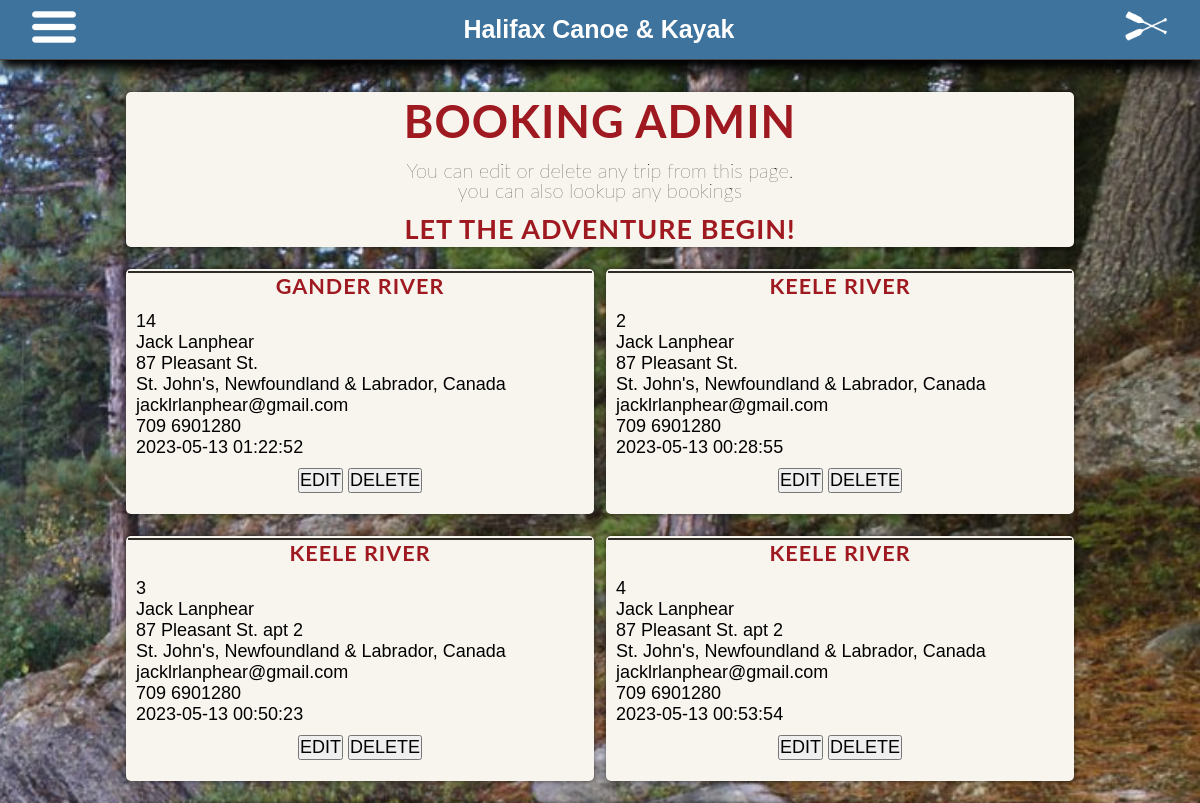
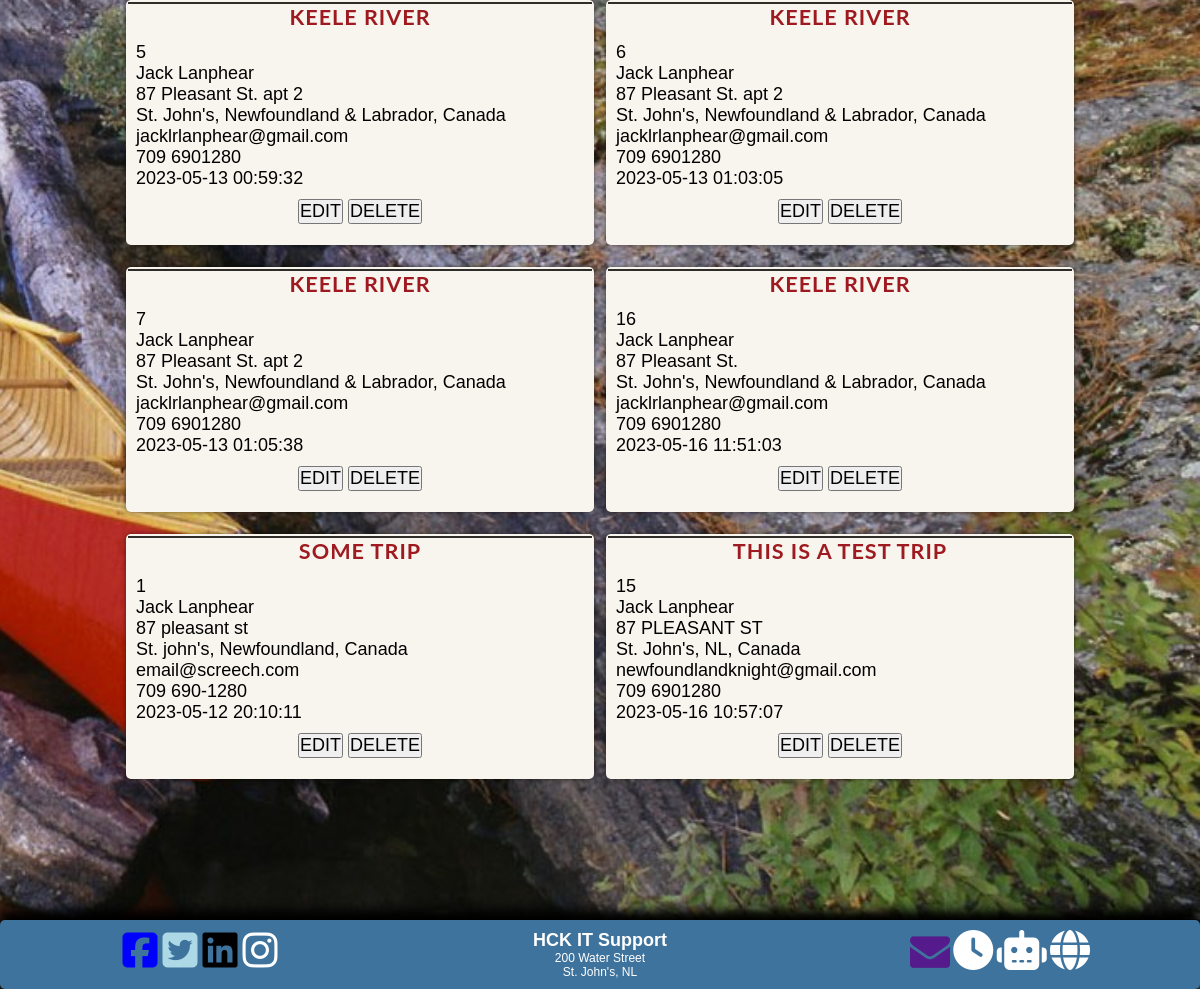
Screenshot of /admin_booking.php (signed in) with the database file from the repository (2 pictures, top to bottom).
### tables this page shows
CREATE TABLE `bookings` (
  `id` int(11) NOT NULL,
  `first` varchar(55) NOT NULL,
  `middle` varchar(55) NOT NULL,
  `last` varchar(55) NOT NULL,
  `suffix` varchar(55) NOT NULL,
  `addr_line1` varchar(200) NOT NULL,
  `addr_line2` varchar(200) NOT NULL,
  `city` varchar(200) NOT NULL,
  `state` varchar(200) NOT NULL,
  `postal` varchar(12) NOT NULL,
  `country` varchar(222) NOT NULL,
  `email` varchar(100) NOT NULL,
  `area` varchar(10) NOT NULL,
  `phone` varchar(20) NOT NULL,
  `tripId` int(11) NOT NULL,
  `tripName` varchar(222) NOT NULL,
  `created` timestamp NOT NULL DEFAULT current_timestamp()
);

### admin_booking.php (the view, shortened to what this page needs)
<?php require 'header.php';
require_once "./db/config.php";
?>
<!DOCTYPE html>
<html lang="en">
<head>
    <link href="./css/styles.css" rel="stylesheet" type="text/css" />
    <link href="./css/styles_trip.css" rel="stylesheet" type="text/css" />
</head>
<body class="main">
<?php require 'menu-bar.php';?>
<div  class='form_100 flex-c '>
<div id='tile_top' class='tile_top'>
    <div id='tliez' class='tilez '>
        <div class='post-content'>
            <h1>BOOKING ADMIN</h1>
            <p>You can edit or delete any trip from this page.<br>you can also lookup any bookings
            </p>
            <h2>Let the adventure begin!</h2>
        </div>
    </div>
</div>
<?php
 $raw_results = mysqli_query($link,"SELECT `id`, `first`, `middle`, `last`, `suffix`, `addr_line1`, `addr_line2`, `city`, `state`, `postal`, `country`, `email`, `area`, `phone`, `tripId`, `tripName`, `created` FROM `bookings` WHERE 1 ORDER BY `tripName` ASC");
if(mysqli_num_rows($raw_results) > 0){
    while($results = mysqli_fetch_array($raw_results)){
$tripName = $results['tripName'];
$id =$results['id'];
$first = $results['first'];
$last = $results['last'];
$addr_line1 = $results['addr_line1'];
$addr_line2 = $results['addr_line2'];
$city = $results['city'];
$state = $results['state'];
$created = $results['created'];
$country = $results['country'];
$email = $results['email'];
$area = $results['area'];
$phone = $results['phone'];
echo"
<div id='tile' class='tile'>
    <div id='tliez' class='tilez '>
        <div class='post-content'>
                    <div class='trip-thumb'>
                      <h1>  {$tripName}</h1>
                    </div>
                <div class='trip-block-info' style='text-align:left; padding: 10px;' >
                    <div>  {$id} </div>
                    <div>{$first}  {$last}  </div>
                    <div>{$addr_line1} {$addr_line2}<br>{$city}, {$state}, {$country}   </div>
                    <div>{$email} </div>
                    <div>{$area} {$phone}   </div>
                    <div>{$created} </div>
                </div>
                    <div class='cna-link'><input type='submit' value='EDIT' onclick='alert(\"not yet implemented\");'>   <input type='submit' value='DELETE' onclick='lt(\"{$last}\" , \"{$id}\");'></div>
                    <div class='cna-link'><br>   </div>
        </div>
    </div>
</div>
";
}
}
else{
    echo "No results";
}
?>
</div>
    <?php
   require 'footer.php';
    ?>
</body>
</html>

### css/styles.css (style rules this page uses)
* { padding: 0; margin: 0; font-family: sans-serif; font-size: 18px; box-sizing: border-box; }
body { background-color: #404040; min-height: 400px; margin-bottom: 200px; clear: both; }
div { border-radius: 5px; padding: 0px; }
.form_100 { margin: auto; max-width: 650px; width:80%; min-height: 800px; height:96%; }

### css/styles_trip.css (style rules this page uses)
.flex-c { display: flex; flex-wrap: wrap; min-width: 340px; margin: auto; max-width:1200px; }
.post-content { background-color: #F8F5EE; box-shadow: 0px 0px 5px rgba(0,0,0,0.5); float: right; width: 100%; -webkit-border-radius: 5px; -moz-border-radius: 5px; border-radius: 5px; }
.tilez { padding: 2px; }
.tile_top { margin: 0 auto; text-align: center; height:100%; min-width: 340px; margin: 10px 4px; padding: 0px; flex: 99.0%; border-radius: 15px; }
.tile_top h1 { color: #9f1a20; font-size: 2.5em; font-family: 'Lato', sans-serif; font-weight: 700; letter-spacing: 1px; text-align: center; text-transform: uppercase; margin: 2px 2px; }
.tile_top h2 { color: #9f1a20; font-size: 1.5em; font-family: 'Lato', sans-serif; font-weight: 700; letter-spacing: 1px; text-align: center; text-transform: uppercase; margin: 2px 2px; }
.tile_top p { font-size: 20px; font-weight: 200; line-height: 1em; padding: 10px 5% 10px 5%; margin: 2px 16px; text-align: center; font-family: 'Lato', sans-serif; border-radius: 15px; }
.tile { margin: 0 auto; text-align: center; height:100%; min-width: 340px; margin: 10px 4px; padding: 0px; flex: 24.0%; border-radius: 15px; }
.tile h1 { color: #9f1a20; border-top: 2px solid #2f2d2a; font-size: 1.2em; font-family: 'Lato', sans-serif; font-weight: 700; letter-spacing: 1px; text-align: center; text-transform: uppercase; margin: 2px 2px; }
.main { position: relative; background-image: url("../images/canoe.jpg"); background-color: #ccc; background-position: right; background-repeat: no-repeat; background-size: cover; width: 100%; margin-left: auto; margin-right: auto; }

### rows the page displays
bookings: tripName "GANDER RIVER", id "14", first "Jack", last "Lanphear", addr_line1 "87 Pleasant St.", city "St. John's", state "Newfoundland & Labrador", country "Canada", email "jacklrlanphear@gmail.com", area "709", phone "6901280", created "2023-05-13 01:22:52"
bookings: tripName "KEELE RIVER", id "2", first "Jack", last "Lanphear", addr_line1 "87 Pleasant St.", city "St. John's", state "Newfoundland & Labrador", country "Canada", email "jacklrlanphear@gmail.com", area "709", phone "6901280", created "2023-05-13 00:28:55"
bookings: tripName "KEELE RIVER", id "3", first "Jack", last "Lanphear", addr_line1 "87 Pleasant St.", addr_line2 "apt 2", city "St. John's", state "Newfoundland & Labrador", country "Canada", email "jacklrlanphear@gmail.com", area "709", phone "6901280", created "2023-05-13 00:50:23"
bookings: tripName "KEELE RIVER", id "4", first "Jack", last "Lanphear", addr_line1 "87 Pleasant St.", addr_line2 "apt 2", city "St. John's", state "Newfoundland & Labrador", country "Canada", email "jacklrlanphear@gmail.com", area "709", phone "6901280", created "2023-05-13 00:53:54"
bookings: tripName "KEELE RIVER", id "5", first "Jack", last "Lanphear", addr_line1 "87 Pleasant St.", addr_line2 "apt 2", city "St. John's", state "Newfoundland & Labrador", country "Canada", email "jacklrlanphear@gmail.com", area "709", phone "6901280", created "2023-05-13 00:59:32"
bookings: tripName "KEELE RIVER", id "6", first "Jack", last "Lanphear", addr_line1 "87 Pleasant St.", addr_line2 "apt 2", city "St. John's", state "Newfoundland & Labrador", country "Canada", email "jacklrlanphear@gmail.com", area "709", phone "6901280", created "2023-05-13 01:03:05"
bookings: tripName "KEELE RIVER", id "7", first "Jack", last "Lanphear", addr_line1 "87 Pleasant St.", addr_line2 "apt 2", city "St. John's", state "Newfoundland & Labrador", country "Canada", email "jacklrlanphear@gmail.com", area "709", phone "6901280", created "2023-05-13 01:05:38"
bookings: tripName "KEELE RIVER", id "16", first "Jack", last "Lanphear", addr_line1 "87 Pleasant St.", city "St. John's", state "Newfoundland & Labrador", country "Canada", email "jacklrlanphear@gmail.com", area "709", phone "6901280", created "2023-05-16 11:51:03"
bookings: tripName "SOME TRIP", id "1", first "Jack", last "Lanphear", addr_line1 "87 pleasant st", city "St. john's", state "Newfoundland", country "Canada", email "email@screech.com", area "709", phone "690-1280", created "2023-05-12 20:10:11"
bookings: tripName "THIS IS A TEST TRIP", id "15", first "Jack", last "Lanphear", addr_line1 "87", addr_line2 "PLEASANT ST", city "St. John's", state "NL", country "Canada", email "newfoundlandknight@gmail.com", area "709", phone "6901280", created "2023-05-16 10:57:07"
